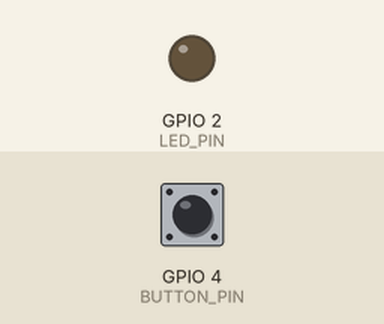
Recording of a sketch running on a simulated ESP32. Parts: output pins drawn as LEDs (lit = HIGH). Inputs (shaded band) come from the test bench; at power-on: GPIO 4 (BUTTON_PIN) HIGH.

Above: at 1.2 s.
1.3 s: GPIO 4 (BUTTON_PIN) pulled LOW for 0.15 s
At 1.37 s:
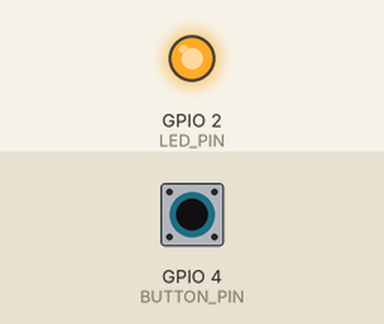
2.9 s: GPIO 4 (BUTTON_PIN) pulled LOW for 3.2 s
At 6.5 s:
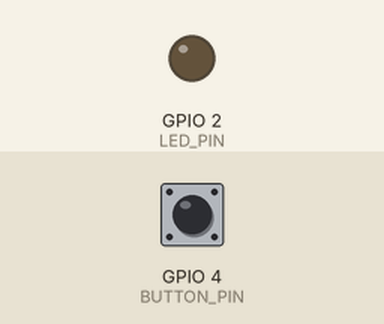
Timing chart, 0 to 8.0 s (numbered marks = the images above; inputs shaded):
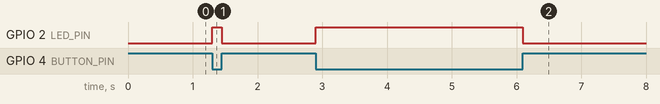

The sketch:

Button_internal_pull-up_DIMIA.ino
```cpp
/* LEDstrip button with internal pull-up resistor | AIR Lab DIMIA led strip workshop 2024

   The code provides an example for ESP32 on how to read a button, using the internal pull-up resistor on pin 4,
   and display the button status with the internal debug LED on pin 2

   Pin connections
   Wire a button between: pin 4 <-> gnd
*/

#define BUTTON_PIN 4
#define LED_PIN 2

void setup() {
  pinMode(BUTTON_PIN, INPUT_PULLUP);
  pinMode(LED_PIN, OUTPUT);
}

void loop() {
  int sensorVal = digitalRead(BUTTON_PIN); // read the button sensor

  if (sensorVal == HIGH) { // set the debug LED accordingly
    digitalWrite(LED_PIN, LOW);
  }
  else {
    digitalWrite(LED_PIN, HIGH);
  }
}
```

Measured:
- after the input at 1.3 s, GPIO 2 (LED_PIN): LOW → HIGH at once, → LOW 0.15 s later
- after the input at 2.9 s, GPIO 2 (LED_PIN): LOW → HIGH at once, → LOW 3.2 s later
